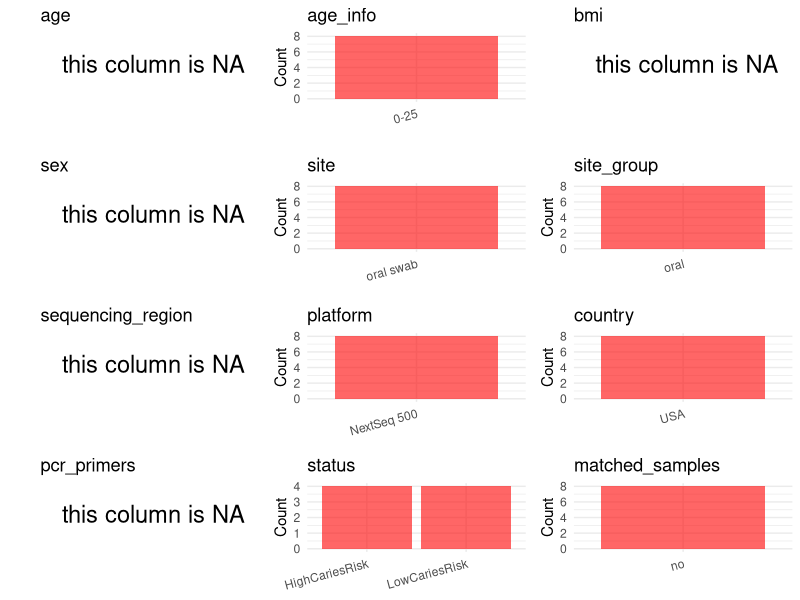

This chart was generated by the following R code: (Note: this script raises an error after producing the figure.)
## ---- chunk 1
# Load libraries
library(dplyr)
library(ggplot2)
library(cowplot)

# (1) Setting working directory
# EDIT HERE: change project_id for each study
project_id <- "PRJNA822409"

base_dir <- "/beegfs/huangxiaochang/global_oral/global-oral-microbiome/data/projects/"
setwd(file.path(base_dir, project_id))

# (2) Loading raw SRA metadata file
sra_file <- "SraRunTable.csv"
initial_meta <- read.csv("SraRunTable.csv", header = TRUE)

# (3) OPTIONAL: If extra metadata (e.g., Table.x or supplemental materials) are available from the article, you may need to merge the file with initial_meta manually. Below is example code for merging. Depending on the specific case of each study, you can customize the code as needed.
# supp_table <- read.csv("supplemental_table.csv", header = TRUE)
# initial_meta <- left_join(initial_meta, supp_table, by = merge_col_name)
## ---- chunk 2
# (1) Read the article in the following order: abstract, the beginning of the results section, and the methods. Understand the sample size, experimental design, and disease group overview. Clarify the sampling sites; for oral and gut samples, specify the exact sites like supragingival plaque, tongue, etc.

# (2) IMPORTANT: MUST go through each column of initial_meta
# head(initial_meta, 10)

# IMPORTANT: Check the unique values in the column of interest or query column.
# lapply(initial_meta[c('body_habitat', 'body_product', 'body_site')], table) # site
# table(initial_meta$host_subject_id) # subject id
# table(initial_meta$platform..exp.) # output is Illumina
# table(initial_meta$target_subfragment..exp.)
## ---- chunk 3
# (1) EDIT HERE: Parameter setup
# NOTE: This project has no lab control samples (blanks/positives) or non-human samples. Leave keywords empty to skip filtering.
control_column <- NA   # column name in initial_meta
# unique(initial_meta[[control_column]])  # uncomment to explore
control_keywords <- c()     # Enter exact keywords

species_column <- NA          # column name in initial_meta
# unique(initial_meta[[species_column]])  # uncomment to explore
non_human_keywords <- c()            # Enter exact keywords


# (2) Remove controls and non-human samples. DO NOT need to modify code in this part, just run it.
n_samples <- nrow(initial_meta)
# Control evaluation
if (length(control_keywords) > 0) {
  if (is.null(control_column) || control_column == "") {
    stop("Error: control_keywords provided but control_column is missing.")
  }

  if (!(control_column %in% colnames(initial_meta))) {
    stop(sprintf("Error: Column '%s' not found in initial_meta.", control_column))
  }

  control_pattern <- paste(control_keywords, collapse = "|")
  control_text <- initial_meta[[control_column]]
  is_control <- grepl(control_pattern, control_text)

} else {
  is_control <- rep(FALSE, n_samples)
}

# Non-human evaluation
if (length(non_human_keywords) > 0) {
  if (is.null(species_column) || species_column == "") {
    stop("Error: non_human_keywords provided but species_column is missing.")
  }

  if (!(species_column %in% colnames(initial_meta))) {
    stop(sprintf("Error: Column '%s' not found in initial_meta.", control_column))
  }

  non_human_pattern <- paste(non_human_keywords, collapse = "|")
  species_text <- initial_meta[[species_column]]
  is_non_human <- grepl(non_human_pattern, species_text)
} else {
  is_non_human <- rep(FALSE, n_samples)
}

# Execute removal
samples_to_remove <- is_control | is_non_human
initial_meta <- initial_meta[!samples_to_remove, ]

cat("Initial samples counts:",n_samples,"\n")
cat("Removed control samples:", sum(is_control), "\n")
cat("Removed non-human samples:", sum(is_non_human), "\n")
cat("Total samples removed ", sum(samples_to_remove), "\n")
cat("Remaining samples after Step 2:", nrow(initial_meta), "\n")
## ---- chunk 4
# Extract columns from initial_meta as follows:
# (1) No modification needed → extract directly.
# (2) Modification needed → create a column start with 'raw_' and mark the target column as "pending".
# (3) Need to find or determine based on the article.

metadata <- data.frame(
  bioproject = initial_meta$BioProject,
  sample_id = initial_meta$Run,
  subject_id = initial_meta$subject,
  age = NA,
  age_info = "0-25", #mationed in papar
  bmi = NA,
  raw_sex = NA,
  sex = "pending",
  sequencing_region = NA, # paper says "301bp PE on Illumina" but does not specify targeted 16S region or primers; cannot confirm V4
  platform = initial_meta$Instrument,
  country = "USA",
  raw_site = NA,
  site = "oral swab",
  site_group = "pending",
  public_time = initial_meta$ReleaseDate,
  raw_status = initial_meta$caries_risk,
  pcr_primers = NA,
  title = NA,
  disease_study = NA,
  status = "pending",
  matched_samples = "pending",
  is_time_series = "no",
  stringsAsFactors = FALSE
)

metadata$public_time <- as.Date(metadata$public_time)
## ---- chunk 5
# (1) Handle the columns with the `raw_` prefix.
# IMPORTANT: Add comments if the modification is not straightforward!!
metadata$sex <- NA_character_

metadata$status <- metadata$raw_status # caries_risk column directly contains disease status

metadata$pcr_primers <- NA # paper does not specify primers used
metadata$title <- "Dental caries as a risk factor for bacterial blood stream infection (BSI) in children undergoing hematopoietic cell transplantation (HCT)"
metadata$disease_study <- "yes"

## ---- chunk 6
# (2) Filling the 'site_group' and 'matched_samples' columns
# editing site_group
unique(metadata$site)
# EDIT HERE: add oral sites
Oral_site = c("saliva", "mouth", "tongue coating", "supragingival plaque", "subgingival plaque", "oral swab", "denture", "tooth", "abscess pus", "adjacent periodontal pocket", "patient healthy crevice", "healthy control crevice", "gingival crevicular fluid", "subgingival plaque")
# EDIT HERE: add gut sites
Gut_site = c("feces", "stool")
# just run
metadata <- metadata %>%
  mutate(site_group = case_when(
    site %in% Oral_site ~ "oral",
    site %in% Gut_site ~ "gut",
    TRUE ~ "other"
  ))

# editing matched_samples, just run.
metadata$matched_samples <- ifelse(
  ave(metadata$subject_id, metadata$subject_id, FUN = length) > 1,
  "yes",
  "no"
)
## ---- chunk 7
# (3) check if there is pending value in metadata. If there is pending value, go on modify the metadata.
# Function to check if a column contains "pending"
has_pending <- function(col) {
  if (is.character(col) || is.factor(col)) {
    any(col == "pending", na.rm = TRUE)
  } else {
    FALSE
  }
}

# Check for any pending value
any_pending_value <- any(sapply(metadata, has_pending))

if (!any_pending_value) {
  message("Good! No cell contains the value 'pending'.")
} else {
  pending_cols <- names(metadata)[sapply(metadata, has_pending)]
  message("Columns containing 'pending': ", paste(pending_cols, collapse = ", "))
  message("Please continue to resolve these pending columns!")
}
## ---- chunk 8
# Select columns for visualization, just run
plot_data <- metadata %>%
  select(-bioproject, -sample_id, -subject_id, -title)

create_simple_plots <- function(data) {
  plots <- list()
  continuous_vars <- c("age", "bmi")

  for (col in colnames(data)) {
    if (all(is.na(data[[col]]))) {
      p <- ggplot() +
        annotate("text", x = 0.5, y = 0.5, label = "this column is NA", size = 6) +
        labs(title = col) +
        theme_void()
    } else if (col %in% continuous_vars && is.numeric(data[[col]])) {
      p <- ggplot(data, aes(x = .data[[col]])) +
        geom_histogram(fill = "blue", alpha = 0.6, bins = 20, na.rm = TRUE) +
        labs(title = col, x = col, y = "Count") +
        theme_minimal()
    } else {
      count_data <- as.data.frame(table(data[[col]], useNA = "ifany"))
      p <- ggplot(count_data, aes(x = reorder(Var1, -Freq), y = Freq)) +
        geom_col(fill = "red", alpha = 0.6) +
        labs(title = col, x = NULL, y = "Count") +
        theme_minimal() +
        theme(axis.text.x = element_text(angle = 15, hjust = 1))
    }
    plots[[col]] <- p
  }

  return(plots)
}

# Generate and arrange plots
plots <- create_simple_plots(plot_data)
p <- plot_grid(plots$age,
               plots$age_info,
               plots$bmi,
               plots$sex,
               plots$site,
               plots$site_group,
               plots$sequencing_region,
               plots$platform,
               plots$country,
               plots$pcr_primers,
               plots$status,
               plots$matched_samples,
               ncol = 3, align = "hv", axis = "lb")
ggsave("Metadata_Summary.png", plot = p, width = 8, height = 6, dpi = 150)
## ---- chunk 9
# Insert Metadata_Summary.png into the current Rmd output
knitr::include_graphics("Metadata_Summary.png")
## ---- chunk 10
# Reorder the data frame
fixed_cols <- c("bioproject", "sample_id", "subject_id", "age", "age_info",
                "bmi", "sex", "platform", "sequencing_region", "pcr_primers",
                "country", "site", "site_group", "disease_study", "status",
                "title", "public_time", "matched_samples", "is_time_series")
metadata <- metadata %>%
  select(all_of(fixed_cols), everything())

# save metadata
# head(metadata)
write.csv(metadata, file = "metadata_v2.csv", quote = TRUE, row.names = FALSE)
